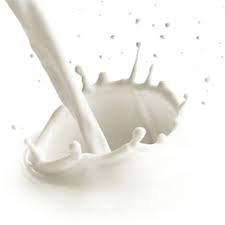
#> input picture 외곽선검출/milk.jpg, 225 x 225 px
$ python tistoryfindContours.py
#> lines starting #> are read from the running program, lines starting #| are printed output that depends on the picture; after the words box and inside, x2 and y2 are one past the last pixel; in counts of white or black regions, pixels touching at a corner belong together
import cv2
import numpy as np
import os

image = cv2.imread('milk.jpg', cv2.IMREAD_COLOR)
#> image is the input picture: shape (225, 225, 3); mean B, G, R 233.9, 238.2, 239.6
image2 = image.copy()
gray_image = cv2.cvtColor(image, cv2.COLOR_BGR2GRAY)

return_value, threshold_image = cv2.threshold(gray_image,0,255,cv2.THRESH_BINARY + cv2.THRESH_OTSU)
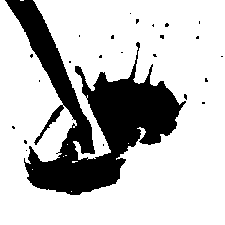
#> threshold_image: shape (225, 225); 76% white; 24 black regions (23 under 20 px), largest, box (x1, y1, x2, y2) and area: (5, 0, 186, 195) 12017
#> return_value = 223
method_list = [cv2.CHAIN_APPROX_NONE,cv2.CHAIN_APPROX_SIMPLE,cv2.CHAIN_APPROX_TC89_L1, cv2.CHAIN_APPROX_TC89_KCOS]
method_list_str = ['cv2.CHAIN_APPROX_NONE','cv2.CHAIN_APPROX_SIMPLE','cv2.CHAIN_APPROX_TC89_L1', 'cv2.CHAIN_APPROX_TC89_KCOS']

temp_image = []
for i in range(len(method_list)):
    contours, hierarchy = cv2.findContours(threshold_image,
                            cv2.RETR_LIST,
                            method_list[i])
    if i <2:
        print(method_list_str[i] + '\t\t',contours[-1].shape)
    else:
        print(method_list_str[i] + '\t',contours[-1].shape)

    # for contour in contours:
    contour_image = cv2.drawContours(image.copy(),contours[-1],-1,(0,0,255),2)
    if i ==0:
        temp_image = contour_image
    else :
        temp_image = np.concatenate((temp_image,contour_image), axis=1)
#> this loop made 4 passes
#> pass 1, `contour_image = cv2.drawContours(image.copy(),contours[-1],-1,(0,0,255..`:
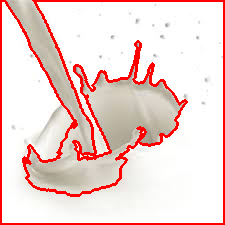
#> contour_image: shape (225, 225, 3); mean B, G, R 211, 214.7, 241.1
#> pass 2, `contour_image = cv2.drawContours(image.copy(),contours[-1],-1,(0,0,255..`:
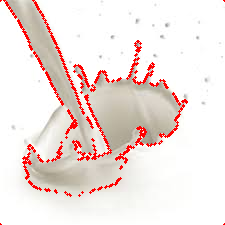
#> contour_image: shape (225, 225, 3); mean B, G, R 223.4, 227.3, 240.7
#> pass 2, `temp_image = np.concatenate((temp_image,contour_image), axis=1)`:
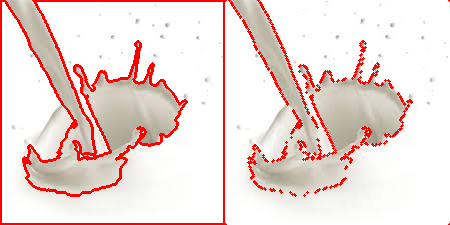
#> temp_image: shape (225, 450, 3); mean B, G, R 217.2, 221, 240.9
cv2.imshow('constour_method', temp_image)
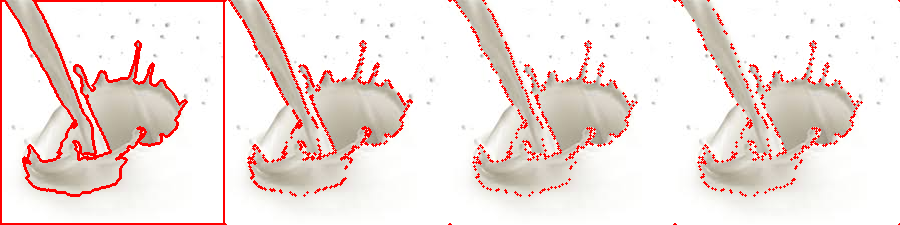
#> window 'constour_method': shape (225, 900, 3); mean B, G, R 222.1, 226, 240.6

# threshold_image = np.stack((threshold_image,)*3, axis=-1)
# image = np.concatenate((threshold_image, image), axis=1)
# image = np.concatenate((image2, image), axis=1)


cv2.imshow('contours', image)

cv2.waitKey(0)

$ run again, with 외곽선검출/test.png saved as 외곽선검출/milk.jpg
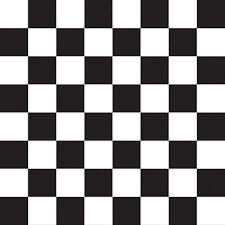
#> input picture 외곽선검출/test.png, 225 x 225 px
#> image is the input picture: shape (225, 225, 3); mean B, G, R 142.5, 141.9, 143.9
#> `return_value, threshold_image = cv2.threshold(gray_image,0,255,cv2.THR..`:
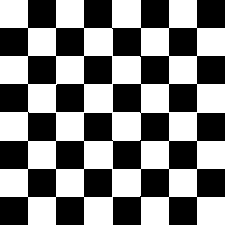
#> threshold_image: shape (225, 225); 50.4% white; 1 black region, box (x1, y1, x2, y2) and area: (0, 0, 225, 225) 25094
#> return_value = 141
#> `cv2.imshow('constour_method', temp_image)`:
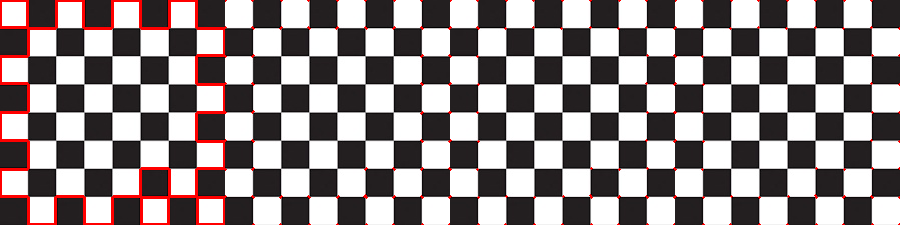
#> window 'constour_method': shape (225, 900, 3); mean B, G, R 137.7, 137.2, 145.8
